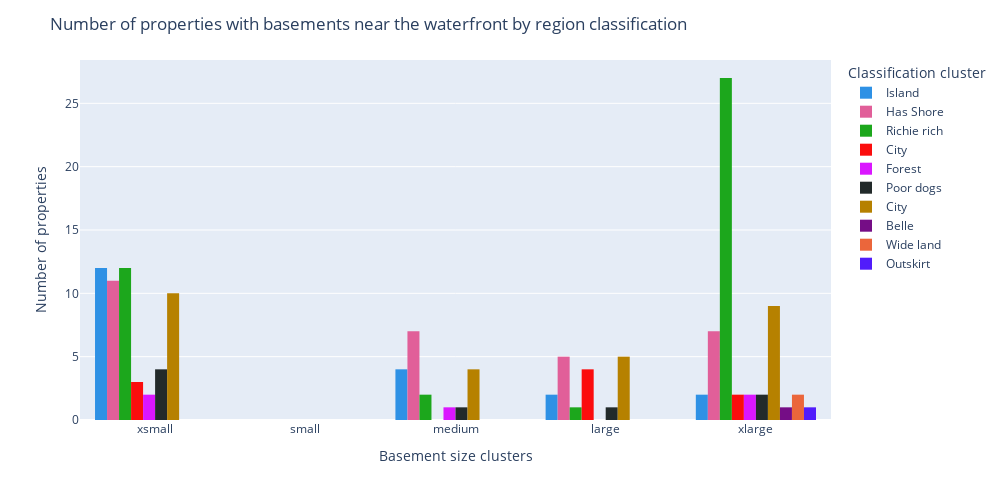

Notebook code for this chart:
### Code cell
# Plot Number of waterfront objects with basement sizes and region classification
#sortingf1 = dfviz.groupby('basement_sizes_string')['basement_sizes_int'].count().sort_values(ascending=False)
plt.figure(figsize=(15,5)) # specify figure size
f2x = px.histogram(hypo1_waterfront, x='basement_sizes_string',barmode='group',color='classification',
    color_discrete_sequence=px.colors.qualitative.Dark24, height=500,width=1000)
f2x.update_layout(title="Number of properties with basements near the waterfront by region classification",
    xaxis_title="Basement size clusters",
    yaxis_title="Number of properties",
    legend_title="Classification cluster",
)
f2x.update_xaxes(categoryorder='array', categoryarray= ['xsmall','small','medium','large','xlarge'])
f2x.show()

### Figure 1 — Plotly figure (JSON) as saved in the notebook; plotly's stock layout.template omitted (floating-point values rounded to 4 significant figures)
{"data": [{"alignmentgroup": "True", "bingroup": "x", "hovertemplate": "classification=Island<br>basement_sizes_string=%{x}<br>count=%{y}<extra></extra>", "legendgroup": "Island", "marker": {"color": "#2E91E5", "pattern": {"shape": ""}}, "name": "Island", "offsetgroup": "Island", "orientation": "v", "showlegend": true, "type": "histogram", "x": ["large", "xsmall", "medium", "xsmall", "xsmall", "xlarge", "xlarge", "large", "medium", "medium", "medium", "xsmall", "xsmall", "xsmall", "xsmall", "xsmall", "xsmall", "xsmall", "xsmall", "xsmall"], "xaxis": "x", "yaxis": "y"}, {"alignmentgroup": "True", "bingroup": "x", "hovertemplate": "classification=Has Shore<br>basement_sizes_string=%{x}<br>count=%{y}<extra></extra>", "legendgroup": "Has Shore", "marker": {"color": "#E15F99", "pattern": {"shape": ""}}, "name": "Has Shore", "offsetgroup": "Has Shore", "orientation": "v", "showlegend": true, "type": "histogram", "x": ["medium", "xsmall", "large", "xsmall", "xsmall", "xsmall", "xlarge", "xlarge", "medium", "xsmall", "xsmall", "xlarge", "xsmall", "medium", "xlarge", "medium", "medium", "large", "large", "large", "xsmall", "xlarge", "xsmall", "xlarge", "xsmall", "medium", "medium", "xsmall", "xlarge", "large"], "xaxis": "x", "yaxis": "y"}, {"alignmentgroup": "True", "bingroup": "x", "hovertemplate": "classification=Richie rich<br>basement_sizes_string=%{x}<br>count=%{y}<extra></extra>", "legendgroup": "Richie rich", "marker": {"color": "#1CA71C", "pattern": {"shape": ""}}, "name": "Richie rich", "offsetgroup": "Richie rich", "orientation": "v", "showlegend": true, "type": "histogram", "x": ["xlarge", "xlarge", "xlarge", "xlarge", "xlarge", "xlarge", "xlarge", "xsmall", "xsmall", "xsmall", "xsmall", "xsmall", "xlarge", "xsmall", "xlarge", "xlarge", "xsmall", "xsmall", "xlarge", "large", "xlarge", "xlarge", "xlarge", "medium", "xlarge", "xlarge", "xsmall", "xlarge", "xlarge", "xlarge", "xlarge", "xlarge", "xsmall", "xlarge", "xlarge", "xlarge", "xlarge", "xsmall", "xlarge", "xsmall", "medium", "xlarge"], "xaxis": "x", "yaxis": "y"}, {"alignmentgroup": "True", "bingroup": "x", "hovertemplate": "classification=City <br>basement_sizes_string=%{x}<br>count=%{y}<extra></extra>", "legendgroup": "City ", "marker": {"color": "#FB0D0D", "pattern": {"shape": ""}}, "name": "City ", "offsetgroup": "City ", "orientation": "v", "showlegend": true, "type": "histogram", "x": ["xsmall", "xlarge", "xsmall", "xsmall", "large", "xlarge", "large", "large", "large"], "xaxis": "x", "yaxis": "y"}, {"alignmentgroup": "True", "bingroup": "x", "hovertemplate": "classification=Forest<br>basement_sizes_string=%{x}<br>count=%{y}<extra></extra>", "legendgroup": "Forest", "marker": {"color": "#DA16FF", "pattern": {"shape": ""}}, "name": "Forest", "offsetgroup": "Forest", "orientation": "v", "showlegend": true, "type": "histogram", "x": ["xsmall", "medium", "xlarge", "xsmall", "xlarge"], "xaxis": "x", "yaxis": "y"}, {"alignmentgroup": "True", "bingroup": "x", "hovertemplate": "classification=Poor dogs<br>basement_sizes_string=%{x}<br>count=%{y}<extra></extra>", "legendgroup": "Poor dogs", "marker": {"color": "#222A2A", "pattern": {"shape": ""}}, "name": "Poor dogs", "offsetgroup": "Poor dogs", "orientation": "v", "showlegend": true, "type": "histogram", "x": ["xsmall", "xsmall", "xsmall", "xsmall", "medium", "large", "xlarge", "xlarge"], "xaxis": "x", "yaxis": "y"}, {"alignmentgroup": "True", "bingroup": "x", "hovertemplate": "classification=City<br>basement_sizes_string=%{x}<br>count=%{y}<extra></extra>", "legendgroup": "City", "marker": {"color": "#B68100", "pattern": {"shape": ""}}, "name": "City", "offsetgroup": "City", "orientation": "v", "showlegend": true, "type": "histogram", "x": ["xlarge", "xsmall", "large", "xsmall", "xsmall", "xsmall", "xlarge", "xsmall", "medium", "xlarge", "xlarge", "large", "large", "xlarge", "medium", "xlarge", "xlarge", "xsmall", "xsmall", "xsmall", "xlarge", "medium", "medium", "xsmall", "large", "xlarge", "large", "xsmall"], "xaxis": "x", "yaxis": "y"}, {"alignmentgroup": "True", "bingroup": "x", "hovertemplate": "classification=Belle<br>basement_sizes_string=%{x}<br>count=%{y}<extra></extra>", "legendgroup": "Belle", "marker": {"color": "#750D86", "pattern": {"shape": ""}}, "name": "Belle", "offsetgroup": "Belle", "orientation": "v", "showlegend": true, "type": "histogram", "x": ["xlarge"], "xaxis": "x", "yaxis": "y"}, {"alignmentgroup": "True", "bingroup": "x", "hovertemplate": "classification=Wide land<br>basement_sizes_string=%{x}<br>count=%{y}<extra></extra>", "legendgroup": "Wide land", "marker": {"color": "#EB663B", "pattern": {"shape": ""}}, "name": "Wide land", "offsetgroup": "Wide land", "orientation": "v", "showlegend": true, "type": "histogram", "x": ["xlarge", "xlarge"], "xaxis": "x", "yaxis": "y"}, {"alignmentgroup": "True", "bingroup": "x", "hovertemplate": "classification=Outskirt<br>basement_sizes_string=%{x}<br>count=%{y}<extra></extra>", "legendgroup": "Outskirt", "marker": {"color": "#511CFB", "pattern": {"shape": ""}}, "name": "Outskirt", "offsetgroup": "Outskirt", "orientation": "v", "showlegend": true, "type": "histogram", "x": ["xlarge"], "xaxis": "x", "yaxis": "y"}], "layout": {"barmode": "group", "height": 500, "legend": {"title": {"text": "Classification cluster"}, "tracegroupgap": 0}, "margin": {"t": 60}, "title": {"text": "Number of properties with basements near the waterfront by region classification"}, "width": 1000, "xaxis": {"anchor": "y", "categoryarray": ["xsmall", "small", "medium", "large", "xlarge"], "categoryorder": "array", "domain": [0, 1], "title": {"text": "Basement size clusters"}}, "yaxis": {"anchor": "x", "domain": [0, 1], "title": {"text": "Number of properties"}}}}
